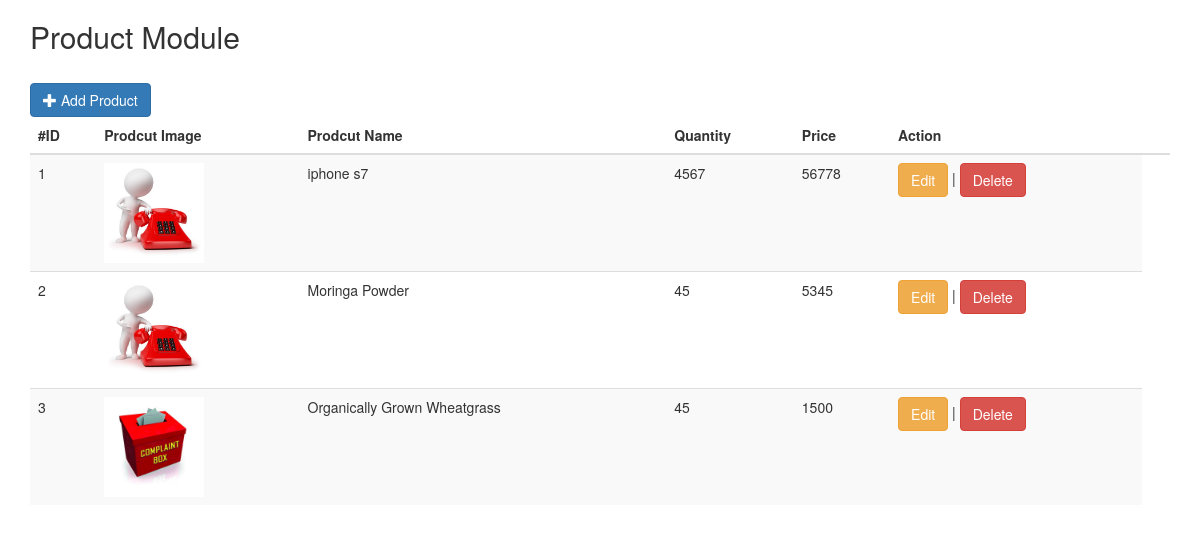
The page / on the database its author committed.
### tables this page shows
CREATE TABLE `tbl_product` (
  `prodcut_id` int(11) NOT NULL,
  `product_image` text NOT NULL,
  `product_name` varchar(100) NOT NULL,
  `qauntity` varchar(20) NOT NULL,
  `price` varchar(20) NOT NULL
);

### application/controllers/Product.php (called while the page is built, shortened)
<?php
class Product extends CI_Controller {
	public  function __construct($foo = null)
    {
      $this->load->model('product_model');
    }
    public function index()
	{
    $this->load->view('product');
	}
  }

### index.php (called while the page is built, shortened)
<?php
require_once BASEPATH.'core/CodeIgniter.php';

### application/models/Product_model.php (called while the page is built, shortened)
<?php
class Product_model extends CI_Model {
	public function get_data($table)
	{
		$result=$this->db->get($table)->result();
           return $result;
	}
}

### application/views/product.php (the view, shortened to what this page needs)
<!DOCTYPE html>
<html lang="en">
<head>
  <link rel="stylesheet" href="https://maxcdn.bootstrapcdn.com/bootstrap/3.4.0/css/bootstrap.min.css">
</head>
<body>
<div class="container">
  <h2>Product Module</h2>
 <br>
 <button type="button" class="btn btn-primary" data-toggle="modal" data-target="#myModal"><i class="glyphicon glyphicon-plus"></i> Add Product</button>
  <br>
  <table  id="tblproduct" class="table table-striped">
    <thead>
      <tr>
        <th>#ID</th>
        <th>Prodcut Image</th>
        <th>Prodcut Name</th>
        <th>Quantity</th>
        <th>Price</th>
        <th>Action<th>
      </tr>
    </thead>
    <tbody>
    <?php $i=1; $product=$this->product_model->get_data('tbl_product');
         foreach($product as $value) {?>
      <tr>
        <td><?php echo $i?></td>
        <td><img src="<?php echo base_url()?>uploads/<?php echo $value->product_image; ?>" style="height:100px;width:100px; "></td>
        <td><?php echo $value->product_name;?></td>
        <td><?php echo $value->qauntity;?></td>
        <td><?php echo $value->price;?></td>
        <td><button type="button" class="btn btn-warning" onclick="editform('<?php echo $value->prodcut_id;?>')" >Edit</button> |
            <button type="button" class="btn btn-danger" onclick="delete_prodcut('<?php echo $value->prodcut_id;?>')">Delete</button>
          </td>
        <?php $i++;  } ?>
      </tr>
    </tbody>
  </table>
</div>
</body>
</html>

### rows shown on the page
tbl_product: product_image (picture), product_name "iphone s7", qauntity "4567", price "56778"
tbl_product: product_image (picture), product_name "Moringa Powder", qauntity "45", price "5345"
tbl_product: product_image (picture), product_name "Organically Grown Wheatgrass", qauntity "45", price "1500"
